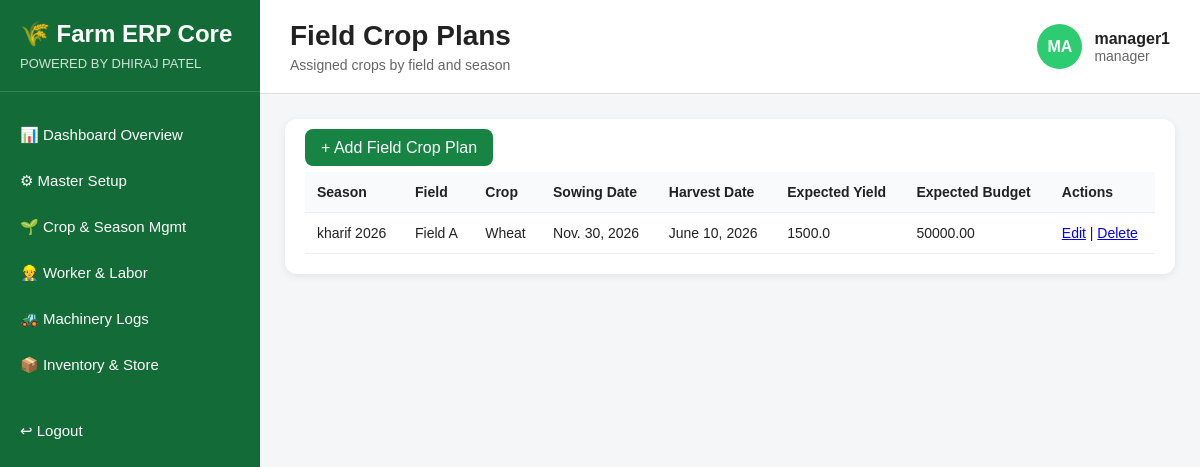
The page /crop-season/field-plans/ (signed in) on the database its author committed.
### accounts/models.py (models this page shows, shortened)
class User(AbstractUser):
    ROLE_CHOICES = (
        ('admin', 'Admin'),
        ('manager', 'Manager'),
        ('supervisor', 'Supervisor'),
        ('storekeeper', 'Storekeeper'),
        ('accountant', 'Accountant'),
        ('sales', 'Sales'),
        ('field_staff', 'Field Staff'),
    )
    role = models.CharField(max_length=20, choices=ROLE_CHOICES, default='field_staff')
    phone = models.CharField(max_length=15, blank=True, null=True)

### crop_season/models.py (models this page shows, shortened)
class FieldCropPlan(models.Model):
    season = models.ForeignKey(Season, on_delete=models.CASCADE)
    field = models.ForeignKey(Field, on_delete=models.CASCADE)
    crop = models.ForeignKey(Crop, on_delete=models.CASCADE)
    sowing_date = models.DateField()
    expected_harvest_date = models.DateField()
    expected_yield = models.FloatField()
    expected_budget = models.DecimalField(max_digits=12, decimal_places=2)

class Season(models.Model):
    name = models.CharField(max_length=100)
    start_date = models.DateField()
    end_date = models.DateField()
    status = models.CharField(max_length=50, default='Planned')

### master_setup/models.py (models this page shows, shortened)
class Field(models.Model):
    name = models.CharField(max_length=100)
    area = models.FloatField()
    soil_type = models.CharField(max_length=50)
    irrigation_type = models.CharField(max_length=50)

class Crop(models.Model):
    name = models.CharField(max_length=100)
    season = models.CharField(max_length=50)
    duration_days = models.IntegerField()

### crop_season/views.py (the view)
# urls.py: path('field-plans/', views.field_crop_plan_list, name='field_crop_plan_list'),
@role_required(['admin', 'manager', 'supervisor'])
def field_crop_plan_list(request):
    field_plans = FieldCropPlan.objects.all()
    return render(request, 'crop_season/field_crop_plan_list.html', {'field_plans': field_plans})

### templates/crop_season/field_crop_plan_list.html (shortened to what this page needs)
{% extends 'base/erp_base.html' %}
{% block page_title %}Field Crop Plans{% endblock %}
{% block page_subtitle %}Assigned crops by field and season{% endblock %}
{% block content %}
<div class="section-box">
    <div style="margin-bottom: 15px;">
        <a href="{% url 'add_field_crop_plan' %}" style="padding:10px 16px; background:#178443; color:white; text-decoration:none; border-radius:8px;">+ Add Field Crop Plan</a>
    </div>
    <table>
        <tr>
            <th>Season</th>
            <th>Field</th>
            <th>Crop</th>
            <th>Sowing Date</th>
            <th>Harvest Date</th>
            <th>Expected Yield</th>
            <th>Expected Budget</th>
            <th>Actions</th>
        </tr>
        {% for plan in field_plans %}
        <tr>
            <td>{{ plan.season.name }}</td>
            <td>{{ plan.field.name }}</td>
            <td>{{ plan.crop.name }}</td>
            <td>{{ plan.sowing_date }}</td>
            <td>{{ plan.expected_harvest_date }}</td>
            <td>{{ plan.expected_yield }}</td>
            <td>{{ plan.expected_budget }}</td>
            <td>
                <a href="{% url 'edit_field_crop_plan' plan.id %}">Edit</a> |
                <a href="{% url 'delete_field_crop_plan' plan.id %}">Delete</a>
            </td>
        </tr>
        {% endfor %}
    </table>
</div>
{% endblock %}

### templates/base/erp_base.html (shortened to what this page needs)
{% load static %}
<!DOCTYPE html>
<html lang="en">
<head>
    <link rel="stylesheet" href="{% static 'css/dashboard.css' %}">
</head>
<body>
    <div class="erp-container">
        <aside class="sidebar">
            <div class="sidebar-brand">
                <h2>🌾 Farm ERP Core</h2>
                <p>POWERED BY DHIRAJ PATEL</p>
            </div>
            <nav class="sidebar-menu">
                {% if request.user.role == 'manager' %}
                    <a href="{% url 'manager_dashboard' %}" class="menu-item">📊 Dashboard Overview</a>
                    <a href="{% url 'master_dashboard' %}" class="menu-item">⚙ Master Setup</a>
                    <a href="{% url 'crop_season_dashboard' %}" class="menu-item">🌱 Crop &amp; Season Mgmt</a>
                    <a href="{% url 'labor_dashboard' %}" class="menu-item">👷 Worker &amp; Labor</a>
                    <a href="{% url 'machinery_dashboard' %}" class="menu-item">🚜 Machinery Logs</a>
                    <a href="{% url 'inventory_dashboard' %}" class="menu-item">📦 Inventory &amp; Store</a>
                {% endif %}
                <a href="{% url 'logout' %}" class="menu-item logout-btn">↩ Logout</a>
            </nav>
        </aside>
        <main class="main-content">
            <header class="topbar">
                <div>
                    <h1>{% block page_title %}Dashboard{% endblock %}</h1>
                    <p>{% block page_subtitle %}Farm ERP Overview{% endblock %}</p>
                </div>
                <div class="topbar-user">
                    <div class="user-circle">
                        {{ request.user.username|slice:":2"|upper }}
                    </div>
                    <div>
                        <h4>{{ request.user.username }}</h4>
                        <p>{{ request.user.role }}</p>
                    </div>
                </div>
            </header>
            <section class="content-area">
                {% block content %}{% endblock %}
            </section>
        </main>
    </div>
</body>
</html>

### static/css/dashboard.css (style rules this page uses)
* { margin: 0; padding: 0; box-sizing: border-box; }
body { font-family: Arial, sans-serif; background-color: #f4f6f8; color: #222; }
.erp-container { display: flex; min-height: 100vh; }
.sidebar { width: 260px; background: #136c37; color: white; padding: 20px 0; display: flex; flex-direction: column; }
.sidebar-brand { padding: 0 20px 20px; border-bottom: 1px solid rgba(255,255,255,0.15); }
.sidebar-brand h2 { font-size: 24px; margin-bottom: 8px; }
.sidebar-brand p { font-size: 13px; opacity: 0.8; }
.sidebar-menu { margin-top: 20px; display: flex; flex-direction: column; }
.menu-item { color: white; text-decoration: none; padding: 14px 20px; font-size: 15px; transition: 0.3s; }
.logout-btn { margin-top: 20px; }
.main-content { flex: 1; display: flex; flex-direction: column; }
.topbar { background: white; padding: 20px 30px; display: flex; justify-content: space-between; align-items: center; border-bottom: 1px solid #ddd; }
.topbar h1 { font-size: 28px; margin-bottom: 5px; }
.topbar p { color: #666; font-size: 14px; }
.topbar-user { display: flex; align-items: center; gap: 12px; }
.user-circle { width: 45px; height: 45px; background: #2ecc71; color: white; border-radius: 50%; display: flex; align-items: center; justify-content: center; font-weight: bold; text-transform: uppercase; }
.content-area { padding: 25px; }
.section-box { background: white; border-radius: 12px; padding: 20px; box-shadow: 0 2px 8px rgba(0,0,0,0.08); margin-bottom: 20px; }
table { width: 100%; border-collapse: collapse; }
table th, table td { text-align: left; padding: 12px; border-bottom: 1px solid #eee; font-size: 14px; }
table th { background-color: #f8fafc; font-weight: bold; }

### rows shown on the page
User: user.username "MA", user.username "manager1", user.role "manager"
FieldCropPlan: season.name "kharif 2026", field.name "Field A", crop.name "Wheat", sowing_date "Nov. 30, 2026", expected_harvest_date "June 10, 2026", expected_yield "1500.0", expected_budget "50000.00"
